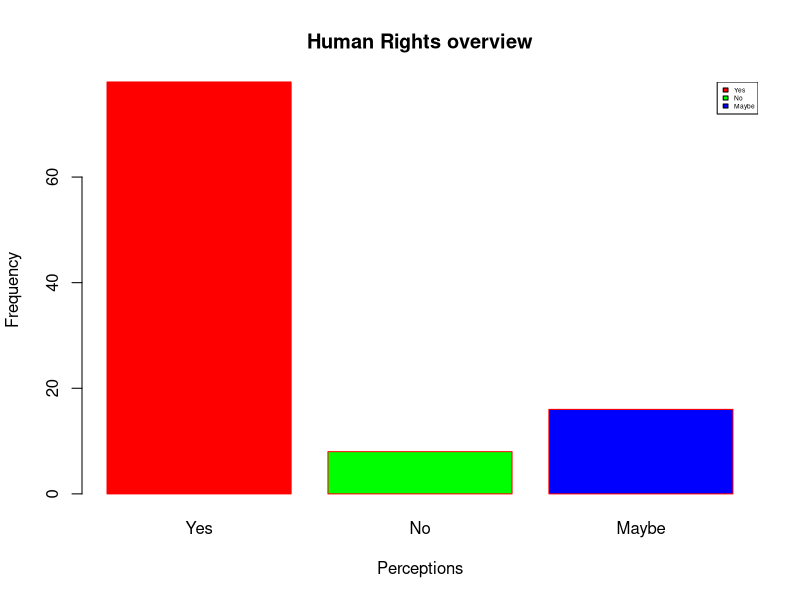

This figure's R source:
h <- c(78, 8, 16)
m <- c("Yes", "No", "Maybe")

barplot(h, xlab = "Perceptions", ylab = "Frequency", main = "Human Rights overview",
        names.arg = m, border = "red", col = c('red', 'green', 'blue'))
legend("topright", m, cex = 0.4, fill = c('red', 'green', 'blue'))


